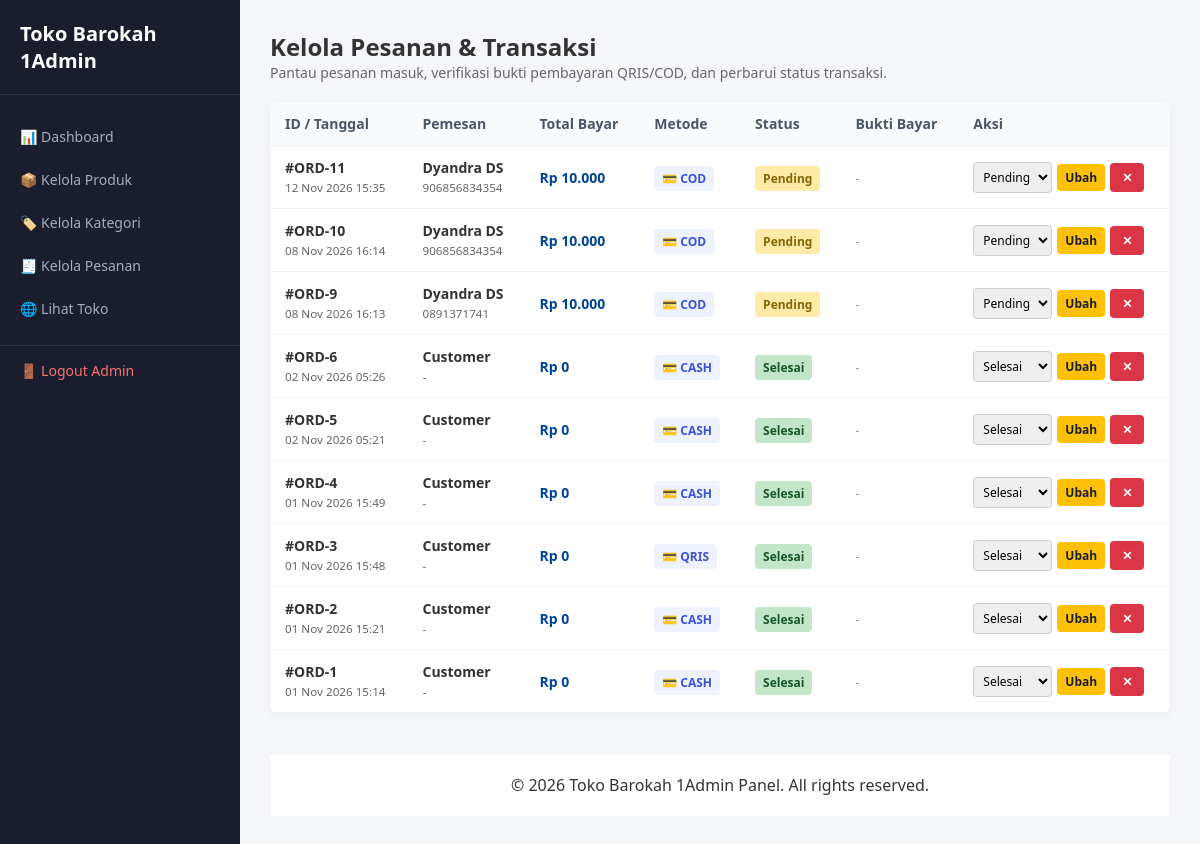
The page /admin/pesanan.php (signed in) on the database its author committed.
### tables this page shows
CREATE TABLE `orders` (
  `id_order` int(11) NOT NULL,
  `id_user` int(11) DEFAULT NULL,
  `total_harga` int(11) NOT NULL,
  `metode_pembayaran` varchar(50) NOT NULL DEFAULT 'cash',
  `status` varchar(50) NOT NULL DEFAULT 'pending',
  `tanggal_order` timestamp NOT NULL DEFAULT current_timestamp(),
  `nama_pemesan` varchar(100) DEFAULT NULL,
  `no_hp` varchar(20) DEFAULT NULL,
  `alamat` text DEFAULT NULL,
  `total_bayar` int(11) DEFAULT NULL,
  `bukti_pembayaran` varchar(255) DEFAULT NULL
);

### admin/pesanan.php (the view, shortened to what this page needs)
<?php
include 'header_admin.php';
require_once '../config/database.php';
$query_pesanan = "SELECT * FROM orders ORDER BY id_order DESC";
$result_pesanan = mysqli_query($conn, $query_pesanan);
?>
<h2>Kelola Pesanan & Transaksi</h2>
<p style="color: #666; font-size: 14px; margin-bottom: 20px;">Pantau pesanan masuk, verifikasi bukti pembayaran QRIS/COD, dan perbarui status transaksi.</p>
<table class="table-admin">
    <thead>
        <tr>
            <th>ID / Tanggal</th>
            <th>Pemesan</th>
            <th>Total Bayar</th>
            <th>Metode</th>
            <th>Status</th>
            <th>Bukti Bayar</th>
            <th>Aksi</th>
        </tr>
    </thead>
    <tbody>
        <?php if ($result_pesanan && mysqli_num_rows($result_pesanan) > 0) : ?>
            <?php while ($o = mysqli_fetch_assoc($result_pesanan)) : ?>
                <tr>
                    <td>
                        <strong>#ORD-<?php echo $o['id_order']; ?></strong><br>
                        <small style="color: #666;"><?php echo isset($o['tanggal_order']) ? date('d M Y H:i', strtotime($o['tanggal_order'])) : '-'; ?></small>
                    </td>
                    <td>
                        <strong><?php echo htmlspecialchars($o['nama_pemesan'] ?? $o['nama'] ?? 'Customer'); ?></strong><br>
                        <small style="color: #666;"><?php echo htmlspecialchars($o['no_hp'] ?? '-'); ?></small>
                    </td>
                    <td style="font-weight: bold; color: #004494;">
                        Rp <?php echo number_format($o['total_bayar'] ?? $o['total'] ?? 0, 0, ',', '.'); ?>
                    </td>
                    <td>
                        <span style="background: #eef2ff; color: #3b52d4; padding: 4px 8px; border-radius: 4px; font-size: 12px; font-weight: bold;">
                            💳 <?php echo strtoupper(htmlspecialchars($o['metode_pembayaran'] ?? 'COD')); ?>
                        </span>
                    </td>
                    <td>
                        <?php
                        $st = strtolower($o['status'] ?? 'pending');
                        $badgeClass = 'badge-pending';
                        if ($st === 'selesai') $badgeClass = 'badge-selesai';
                        ?>
                        <span class="badge <?php echo $badgeClass; ?>">
                            <?php echo ucfirst($st); ?>
                        </span>
                    </td>
                    <td>
                        <?php if (!empty($o['bukti_pembayaran'])) : ?>
                            <button type="button" onclick="openBuktiModal('../assets/img/bukti/<?php echo htmlspecialchars($o['bukti_pembayaran']); ?>')" class="btn-action btn-detail" style="border: none; cursor: pointer; font-size: 12px;">🖼️ Lihat</button>
                        <?php else : ?>
                            <span style="color: #999; font-size: 12px;">-</span>
                        <?php endif; ?>
                    </td>
                    <td>
                        <form action="pesanan.php" method="POST" style="display: flex; gap: 5px; align-items: center;">
                            <select name="status" style="padding: 5px; border-radius: 4px; border: 1px solid #ccc; font-size: 12px;">
                                <option value="pending" <?php echo ($st == 'pending') ? 'selected' : ''; ?>>Pending</option>
                                <option value="selesai" <?php echo ($st == 'selesai') ? 'selected' : ''; ?>>Selesai</option>
                            </select>
                            <button type="submit" name="update_status" class="btn-action btn-edit" style="border: none; cursor: pointer; padding: 5px 8px;">Ubah</button>
                            <a href="pesanan.php?hapus=<?php echo $o['id_order']; ?>" class="btn-action btn-delete" onclick="return confirm('Yakin hapus pesanan ini?')">✕</a>
                        </form>
                    </td>
                </tr>
            <?php endwhile; ?>
        <?php endif; ?>
    </tbody>
</table>
<?php
include 'footer_admin.php';
?>

### admin/header_admin.php (shortened to what this page needs)
<!DOCTYPE html>
<html lang="id">
<head>
</head>
<body>
<div class="sidebar">
    <h2>Toko Barokah 1Admin</h2>
    <ul>
        <li><a href="index.php">📊 Dashboard</a></li>
        <li><a href="produk.php">📦 Kelola Produk</a></li>
        <li><a href="kategori.php">🏷️ Kelola Kategori</a></li>
        <li><a href="pesanan.php">🧾 Kelola Pesanan</a></li>
        <li><a href="../index.php" target="_blank">🌐 Lihat Toko</a></li>
        <li>
            <a href="logout.php" class="logout-link" onclick="return confirm('Apakah Anda yakin ingin keluar dari Admin Panel?')">
                🚪 Logout Admin
            </a>
        </li>
    </ul>
</div>
<div class="content">

### admin/footer_admin.php (shortened to what this page needs)
    <footer style="text-align: center; padding: 20px; background: #fff; margin-top: 40px; border-top: 1px solid #eee;">
        <p>&copy; <?php echo date('Y'); ?> Toko Barokah 1Admin Panel. All rights reserved.</p>
    </footer>
</body>
</html>

### admin/header_admin.php (style rules this page uses)
* { box-sizing: border-box; margin: 0; padding: 0; font-family: 'Segoe UI', Tahoma, Geneva, Verdana, sans-serif; }
body { background-color: #f4f6f9; color: #333; display: flex; min-height: 100vh; }
.sidebar { width: 240px; background: #1a1d2e; color: white; padding: 20px 0; flex-shrink: 0; }
.sidebar h2 { padding: 0 20px 20px; font-size: 20px; border-bottom: 1px solid rgba(255,255,255,0.1); }
.sidebar ul { list-style: none; margin-top: 20px; }
.sidebar ul li a { display: block; padding: 12px 20px; color: #a0aec0; text-decoration: none; font-size: 14px; font-weight: 500; transition: all 0.2s; }
.sidebar ul li a.logout-link { color: #f87171; margin-top: 15px; border-top: 1px solid rgba(255,255,255,0.1); padding-top: 15px; }
.content { flex: 1; padding: 30px; overflow-y: auto; }
.table-admin { width: 100%; border-collapse: collapse; background: white; border-radius: 8px; overflow: hidden; box-shadow: 0 2px 8px rgba(0,0,0,0.05); }
.table-admin th, .table-admin td { padding: 12px 15px; text-align: left; border-bottom: 1px solid #edf2f7; font-size: 14px; }
.table-admin th { background: #f8fafc; font-weight: 600; color: #4a5568; }
.btn-action { padding: 6px 12px; border-radius: 4px; text-decoration: none; font-size: 12px; font-weight: bold; display: inline-block; }
.btn-edit { background: #ffc107; color: #1a1d2e; }
.btn-delete { background: #dc3545; color: white; }
.badge { padding: 4px 8px; border-radius: 4px; font-size: 12px; font-weight: bold; text-transform: capitalize; }
.badge-pending { background: #ffeba8; color: #856404; }
.badge-selesai { background: #c3e6cb; color: #155724; }
button, .btn-action, .btn-add { transition: transform 0.15s ease; cursor: pointer; }

### rows shown on the page
orders: id_order "11", tanggal_order "12 Nov 2026 15:35", nama_pemesan "Dyandra DS", no_hp "906856834354", total_bayar "10.000", metode_pembayaran "COD", status "Pending"
orders: id_order "10", tanggal_order "08 Nov 2026 16:14", nama_pemesan "Dyandra DS", no_hp "906856834354", total_bayar "10.000", metode_pembayaran "COD", status "Pending"
orders: id_order "9", tanggal_order "08 Nov 2026 16:13", nama_pemesan "Dyandra DS", no_hp "0891371741", total_bayar "10.000", metode_pembayaran "COD", status "Pending"
orders: id_order "6", tanggal_order "02 Nov 2026 05:26", nama_pemesan "Customer", no_hp "-", total_bayar "0", metode_pembayaran "CASH", status "Selesai"
orders: id_order "5", tanggal_order "02 Nov 2026 05:21", nama_pemesan "Customer", no_hp "-", total_bayar "0", metode_pembayaran "CASH", status "Selesai"
orders: id_order "4", tanggal_order "01 Nov 2026 15:49", nama_pemesan "Customer", no_hp "-", total_bayar "0", metode_pembayaran "CASH", status "Selesai"
orders: id_order "3", tanggal_order "01 Nov 2026 15:48", nama_pemesan "Customer", no_hp "-", total_bayar "0", metode_pembayaran "QRIS", status "Selesai"
orders: id_order "2", tanggal_order "01 Nov 2026 15:21", nama_pemesan "Customer", no_hp "-", total_bayar "0", metode_pembayaran "CASH", status "Selesai"
orders: id_order "1", tanggal_order "01 Nov 2026 15:14", nama_pemesan "Customer", no_hp "-", total_bayar "0", metode_pembayaran "CASH", status "Selesai"
